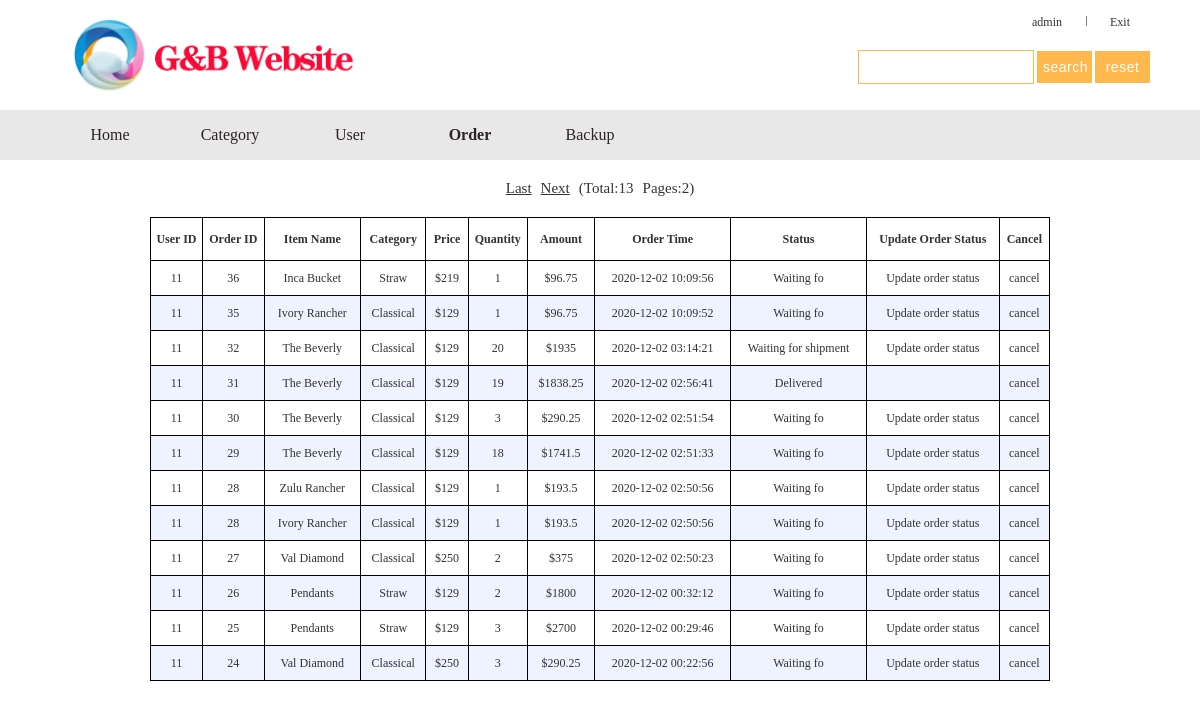
Page /order.php (signed in) on the committed database.
### tables this page shows
CREATE TABLE `orders` (
  `id` int NOT NULL AUTO_INCREMENT,
  `userID` int NOT NULL,
  `orderTime` timestamp NOT NULL DEFAULT CURRENT_TIMESTAMP,
  `status` varchar(100) DEFAULT 'Waiting fo',
  `total` double DEFAULT NULL,
  PRIMARY KEY (`id`),
  KEY `userID` (`userID`),
  CONSTRAINT `userID` FOREIGN KEY (`userID`) REFERENCES `user` (`id`) ON DELETE CASCADE ON UPDATE CASCADE
);

CREATE TABLE `orderdetail` (
  `orderID` int NOT NULL,
  `itemID` int NOT NULL,
  `quantity` int NOT NULL,
  KEY `orderID` (`orderID`),
  KEY `itemID` (`itemID`),
  CONSTRAINT `itemID` FOREIGN KEY (`itemID`) REFERENCES `item` (`id`),
  CONSTRAINT `orderID` FOREIGN KEY (`orderID`) REFERENCES `orders` (`id`) ON DELETE CASCADE ON UPDATE CASCADE
);

CREATE TABLE `item` (
  `id` int NOT NULL AUTO_INCREMENT,
  `name` varchar(255) NOT NULL,
  `categoryID` int NOT NULL,
  `price` double NOT NULL DEFAULT '129',
  `stock` int NOT NULL DEFAULT '20',
  `img` varchar(255) DEFAULT '1.jpg',
  PRIMARY KEY (`id`),
  UNIQUE KEY `name` (`name`),
  KEY `categoryID` (`categoryID`),
  CONSTRAINT `categoryID` FOREIGN KEY (`categoryID`) REFERENCES `category` (`id`) ON DELETE CASCADE ON UPDATE CASCADE
);

CREATE TABLE `category` (
  `id` int NOT NULL AUTO_INCREMENT,
  `name` varchar(255) NOT NULL,
  PRIMARY KEY (`id`),
  UNIQUE KEY `name` (`name`)
);

### order.php (the view, shortened to what this page needs)
<?php
include "php/config.php";
?>
<!DOCTYPE html>
<html xmlns="http://www.w3.org/1999/xhtml">
<head runat="server">
    <link rel="stylesheet" type="text/css" href="css/global.css" />
</head>
<body>
<?php include "publicFile/head.php"; ?>
<div class="container">
    <div class="menu">
        <ul class="navbar main">
            <li class="nav"><a href="index.php">Home</a></li>
            <?php
            if(isset($_SESSION['user']) && $_SESSION['user']["type"]=="admin"){
                ?>
                <li class="nav"><a href="category.php">Category</a></li>
                <li class="nav"><a href="user.php">User</a></li>
                <?php
            }
            ?>
            <?php
            if(isset($_SESSION['user'])){
                ?>
                <li class="nav active"><a href="order.php">Order</a></li>
                <?php
            }
            ?>
            <?php
            if(isset($_SESSION['user']) && $_SESSION['user']["type"]=="admin"){
                ?>
                <li class="nav"><a href="backup.php">Backup</a></li>
                <?php
            }
            ?>
        </ul>
    </div>
</div>
<div class="container content">
    <table class="table_big" width="900" border="1px" bordercolor="#000000" cellspacing="0px" style="border-collapse:collapse;">
        <tr>
            <?php if(isset($_SESSION['user']) && $_SESSION['user']["type"]=="admin"){ ?>
                <th>User ID</th>
                <th>Order ID</th>
            <?php } ?>
            <th>Item Name</th>
            <th>Category</th>
            <th>Price</th>
            <th>Quantity</th>
            <th>Amount</th>
            <th>Order Time</th>
            <th>Status</th>
            <?php if(isset($_SESSION['user']) && $_SESSION['user']["type"]=="admin"){ ?>
                <th>Update Order Status</th>
                <th>Cancel</th>
            <?php } ?>
        </tr>
        <?php
        if(isset($_SESSION['user']) && $_SESSION['user']["type"]=="admin") {
            $num = 12;
            $page = isset($_GET['p']) ? $_GET['p'] : 1;
            $offset = ($page - 1) * $num;
            $link = @mysqli_connect($mysql_servername, $mysql_username, $mysql_password, $mysql_database);
            $sql = "select orderID, userID, total, orderTime, status, quantity, item.name itemName, price, category.name categoryName
                    from orders, orderdetail, item, category where orderdetail.orderID = orders.id and orderdetail.itemID = item.id and item.categoryID = category.id
                    order by orderTime desc limit {$offset}, {$num}";
            if ($tempRes = mysqli_query($link, "SELECT count(*) as count FROM `orderdetail`")) {
                $row = mysqli_fetch_assoc($tempRes);
                $count = $row['count'];
            }
            $query = mysqli_query($link, $sql);
            $i = 0;
            $drop = "drop";
            while ($row = mysqli_fetch_array($query)) { ?>
                <?php if ($i % 2 == 1)
                    echo '<tr bgcolor="#eff3ff">';
                else
                    echo '<tr bgcolor="#ffffff">';
                ?>
                <td><?= $row["userID"] ?></td>
                <td><?= $row["orderID"] ?></td>
                <td><?= $row["itemName"] ?></td>
                <td><?= $row["categoryName"] ?></td>
                <td>$<?= $row["price"] ?></td>
                <td><?= $row["quantity"] ?></td>
                <td>$<?= $row["total"] ?></td>
                <td><?= $row["orderTime"] ?></td>
                <td><?= $row["status"] ?></td>
                <td><?php if ($row["status"] != 'Delivered'): ?>
                        <a href="?id=<?= $row["orderID"] ?>&type=status&status=<?= $row["status"] ?>">Update order status</a>
                    <?php endif ?>
                </td>
                <td><a href="?id=<?= $row["orderID"] ?>&type=drop&drop=<?= $drop ?>">cancel</a></td>
                </tr>
                <?php $i++;
            } ?>
            <?php
            $total = ceil($count / $num);
            echo '<p align="center" style="margin-top: 20px">';
            echo '<a href="?p=' . ($page - 1) . '"><u style="font-size: 15px;">Last</u>&nbsp;&nbsp;&nbsp;</a>';
            echo '<a href="?p=' . ($page + 1) . '"><u style="font-size: 15px">Next</u>&nbsp;&nbsp;&nbsp;</a>';
            echo '<span style="font-size: 15px">(Total:' . $count . '</span>';
            echo '&nbsp;&nbsp;&nbsp;<span style="font-size: 15px">Pages:' . $total . ')</span>';
            ?>
        <?php    } ?>
    </table>
</div>
</body>
</html>

### css/global.css (style rules this page uses)
ul, li, form, p, h1, h2, h3, h4, dd { margin: 0; padding: 0; }
ul li { list-style: none; }
* { word-wrap: break-word; }
a { color: #333; text-decoration: none; }
.container { width: 100%; margin-top: 15px; }
.main { margin: 0 auto; width: 1100px; }
.menu { width: 100%; height: 50px; background: #e8e8e8; }
.menu .navbar { line-height: 50px; overflow: hidden; height: 50px; }
.menu .navbar .nav { float: left; height: 50px; line-height: 50px; font-weight: normal; font-size: 16px; }
.menu .navbar .nav a { float: left; width: 120px; height: 50px; color: #2d2323; overflow: hidden; text-align: center; }
.menu .navbar .nav a:hover, .menu .navbar .nav.active a { font-weight: bold; }
.table_big { margin: 0 auto; margin-top: 20px; }
.table_big tr { text-align: center; }
.table_big tr th { height: 40px; }
.table_big tr td { padding: 5px; height: 24px; }

### rows in the picture
orders: userID "11", orderdetail.orderID "36", item.name "Inca Bucket", category.name "Straw", item.price "219", orderdetail.quantity "1", total "96.75", orderTime "2020-12-02 10:09:56", status "Waiting fo"
orders: userID "11", orderdetail.orderID "35", item.name "Ivory Rancher", category.name "Classical", item.price "129", orderdetail.quantity "1", total "96.75", orderTime "2020-12-02 10:09:52", status "Waiting fo"
orders: userID "11", orderdetail.orderID "32", item.name "The Beverly", category.name "Classical", item.price "129", orderdetail.quantity "20", total "1935", orderTime "2020-12-02 03:14:21", status "Waiting for shipment"
orders: userID "11", orderdetail.orderID "31", item.name "The Beverly", category.name "Classical", item.price "129", orderdetail.quantity "19", total "1838.25", orderTime "2020-12-02 02:56:41", status "Delivered"
orders: userID "11", orderdetail.orderID "30", item.name "The Beverly", category.name "Classical", item.price "129", orderdetail.quantity "3", total "290.25", orderTime "2020-12-02 02:51:54", status "Waiting fo"
orders: userID "11", orderdetail.orderID "29", item.name "The Beverly", category.name "Classical", item.price "129", orderdetail.quantity "18", total "1741.5", orderTime "2020-12-02 02:51:33", status "Waiting fo"
orders: userID "11", orderdetail.orderID "28", item.name "Zulu Rancher", category.name "Classical", item.price "129", orderdetail.quantity "1", total "193.5", orderTime "2020-12-02 02:50:56", status "Waiting fo", item.name "Ivory Rancher"
orders: userID "11", orderdetail.orderID "27", item.name "Val Diamond", category.name "Classical", item.price "250", orderdetail.quantity "2", total "375", orderTime "2020-12-02 02:50:23", status "Waiting fo"
orders: userID "11", orderdetail.orderID "26", item.name "Pendants", category.name "Straw", item.price "129", orderdetail.quantity "2", total "1800", orderTime "2020-12-02 00:32:12", status "Waiting fo"
orders: userID "11", orderdetail.orderID "25", item.name "Pendants", category.name "Straw", item.price "129", orderdetail.quantity "3", total "2700", orderTime "2020-12-02 00:29:46", status "Waiting fo"
orders: userID "11", orderdetail.orderID "24", item.name "Val Diamond", category.name "Classical", item.price "250", orderdetail.quantity "3", total "290.25", orderTime "2020-12-02 00:22:56", status "Waiting fo"

### other values in the picture
$_SESSION['user']["name"] "admin"
$count "13"
$total "2"
